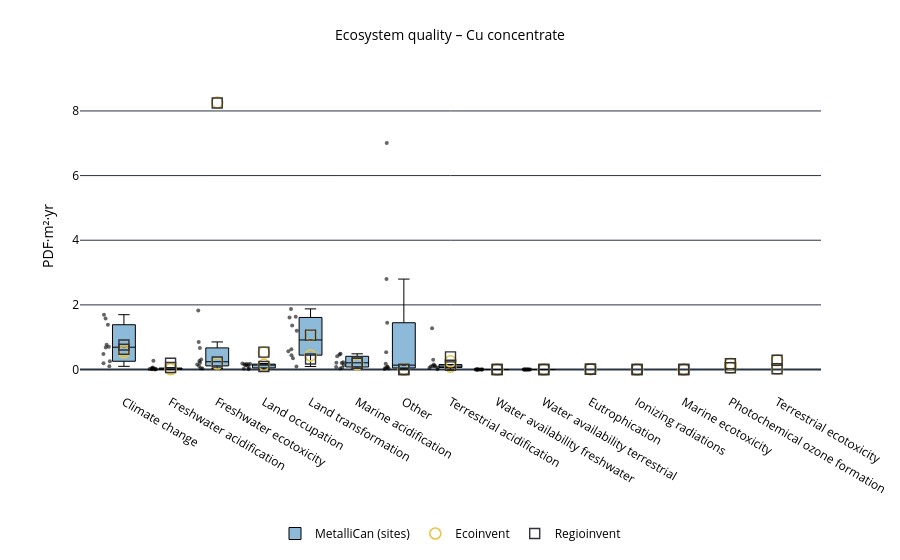

This figure's notebook cell:
### Code cell
plot_lcia_boxes_for_reference_product(
    df_eq_t,
    reference_product="Cu concentrate",
    yaxis_label="PDF·m²·yr",
    title="Ecosystem quality – Cu concentrate",
    output_html="results/Damages/boxplot_eq_cu.html"
)

### Figure 1 — Plotly figure (JSON) as saved in the notebook; plotly's stock layout.template omitted (floating-point values rounded to 4 significant figures)
{"data": [{"boxpoints": "all", "fillcolor": "rgba(31,119,180,0.5)", "hoverinfo": "text+y", "hovertext": ["Copper Mountain", "Gibraltar (Cu)", "Highland Valley (Cu)", "Mount Milligan", "Mount Polley", "Goldex (Cu)", "Kidd Creek", "LaRonde (Cu)", "New Afton", "Snow Lake (Cu)", "Copper Mountain", "Gibraltar (Cu)", "Highland Valley (Cu)", "Mount Milligan", "Mount Polley", "Goldex (Cu)", "Kidd Creek", "LaRonde (Cu)", "New Afton", "Snow Lake (Cu)", "Copper Mountain", "Gibraltar (Cu)", "Highland Valley (Cu)", "Mount Milligan", "Mount Polley", "Goldex (Cu)", "Kidd Creek", "LaRonde (Cu)", "New Afton", "Snow Lake (Cu)", "Copper Mountain", "Gibraltar (Cu)", "Highland Valley (Cu)", "Mount Milligan", "Mount Polley", "Goldex (Cu)", "Kidd Creek", "LaRonde (Cu)", "New Afton", "Snow Lake (Cu)", "Copper Mountain", "Gibraltar (Cu)", "Highland Valley (Cu)", "Mount Milligan", "Mount Polley", "Goldex (Cu)", "Kidd Creek", "LaRonde (Cu)", "New Afton", "Snow Lake (Cu)", "Copper Mountain", "Gibraltar (Cu)", "Highland Valley (Cu)", "Mount Milligan", "Mount Polley", "Goldex (Cu)", "Kidd Creek", "LaRonde (Cu)", "New Afton", "Snow Lake (Cu)", "Copper Mountain", "Gibraltar (Cu)", "Highland Valley (Cu)", "Mount Milligan", "Mount Polley", "Goldex (Cu)", "Kidd Creek", "LaRonde (Cu)", "New Afton", "Snow Lake (Cu)", "Copper Mountain", "Gibraltar (Cu)", "Highland Valley (Cu)", "Mount Milligan", "Mount Polley", "Goldex (Cu)", "Kidd Creek", "LaRonde (Cu)", "New Afton", "Snow Lake (Cu)", "Copper Mountain", "Gibraltar (Cu)", "Highland Valley (Cu)", "Mount Milligan", "Mount Polley", "Goldex (Cu)", "Kidd Creek", "LaRonde (Cu)", "New Afton", "Snow Lake (Cu)", "Copper Mountain", "Gibraltar (Cu)", "Highland Valley (Cu)", "Mount Milligan", "Mount Polley", "Goldex (Cu)", "Kidd Creek", "LaRonde (Cu)", "New Afton", "Snow Lake (Cu)"], "jitter": 0.45, "line": {"color": "black", "width": 1}, "marker": {"opacity": 0.6, "size": 4}, "name": "MetalliCan (sites)", "x": ["Climate change", "Climate change", "Climate change", "Climate change", "Climate change", "Climate change", "Climate change", "Climate change", "Climate change", "Climate change", "Freshwater acidification", "Freshwater acidification", "Freshwater acidification", "Freshwater acidification", "Freshwater acidification", "Freshwater acidification", "Freshwater acidification", "Freshwater acidification", "Freshwater acidification", "Freshwater acidification", "Freshwater ecotoxicity", "Freshwater ecotoxicity", "Freshwater ecotoxicity", "Freshwater ecotoxicity", "Freshwater ecotoxicity", "Freshwater ecotoxicity", "Freshwater ecotoxicity", "Freshwater ecotoxicity", "Freshwater ecotoxicity", "Freshwater ecotoxicity", "Land occupation", "Land occupation", "Land occupation", "Land occupation", "Land occupation", "Land occupation", "Land occupation", "Land occupation", "Land occupation", "Land occupation", "Land transformation", "Land transformation", "Land transformation", "Land transformation", "Land transformation", "Land transformation", "Land transformation", "Land transformation", "Land transformation", "Land transformation", "Marine acidification", "Marine acidification", "Marine acidification", "Marine acidification", "Marine acidification", "Marine acidification", "Marine acidification", "Marine acidification", "Marine acidification", "Marine acidification", "Other", "Other", "Other", "Other", "Other", "Other", "Other", "Other", "Other", "Other", "Terrestrial acidification", "Terrestrial acidification", "Terrestrial acidification", "Terrestrial acidification", "Terrestrial acidification", "Terrestrial acidification", "Terrestrial acidification", "Terrestrial acidification", "Terrestrial acidification", "Terrestrial acidification", "Water availability freshwater", "Water availability freshwater", "Water availability freshwater", "Water availability freshwater", "Water availability freshwater", "Water availability freshwater", "Water availability freshwater", "Water availability freshwater", "Water availability freshwater", "Water availability freshwater", "Water availability terrestrial", "Water availability terrestrial", "Water availability terrestrial", "Water availability terrestrial", "Water availability terrestrial", "Water availability terrestrial", "Water availability terrestrial", "Water availability terrestrial", "Water availability terrestrial", "Water availability terrestrial"], "y": [1.386, 1.696, 0.7635, 0.6784, 1.575, 0.7024, 0.193, 0.4796, 0.2555, 0.09855, 0.02378, 0.0628, 0.01687, 0.008412, 0.2699, 0.02105, 0.008411, 0.03217, 0.002129, 0.04606, 0.8537, 0.6693, 0.2134, 1.826, 0.2671, 0.3125, 0.1558, 0.1122, 0.04182, 0.03208, 0.1673, 0.1854, 0.1165, 0.1574, 0.1721, 0.1624, 0.02253, 0.1289, 0.05029, 0.01074, 1.876, 1.203, 1.611, 1.361, 1.636, 0.4453, 0.3513, 0.5688, 0.6264, 0.09214, 0.409, 0.4862, 0.2272, 0.2132, 0.4623, 0.2015, 0.06097, 0.1424, 0.07776, 0.02952, 2.798, 0.176, 0.0667, 7.005, 1.447, 0.04811, 0.532, 0.09505, 0.01859, 0.03271, 0.1533, 0.305, 0.09629, 0.04838, 1.28, 0.106, 0.06329, 0.1042, 0.009965, 0.1088, -2.45e-05, 9.162e-06, -2.025e-05, -8.649e-05, -2.94e-05, 1.591e-05, 9.966e-07, 2.687e-05, -7.783e-06, 4.695e-06, 0.0002668, 0.0004254, 0.0001316, 2.838e-05, 0.0003253, 0.0001296, 5.602e-06, 3.415e-05, 1.812e-05, 8.662e-06], "type": "box"}, {"hoverinfo": "text+y", "hovertext": ["Cu concentrate from Au mine", "Cu concentrate from Cu mine", "Cu concentrate from Au mine", "Cu concentrate from Cu mine", "Cu concentrate from Au mine", "Cu concentrate from Cu mine", "Cu concentrate from Au mine", "Cu concentrate from Cu mine", "Cu concentrate from Au mine", "Cu concentrate from Cu mine", "Cu concentrate from Au mine", "Cu concentrate from Cu mine", "Cu concentrate from Au mine", "Cu concentrate from Cu mine", "Cu concentrate from Au mine", "Cu concentrate from Cu mine", "Cu concentrate from Au mine", "Cu concentrate from Cu mine", "Cu concentrate from Au mine", "Cu concentrate from Cu mine", "Cu concentrate from Au mine", "Cu concentrate from Cu mine", "Cu concentrate from Au mine", "Cu concentrate from Cu mine", "Cu concentrate from Au mine", "Cu concentrate from Cu mine", "Cu concentrate from Au mine", "Cu concentrate from Cu mine", "Cu concentrate from Au mine", "Cu concentrate from Cu mine"], "marker": {"color": "#e8c547", "line": {"color": "black", "width": 1.6}, "size": 11, "symbol": "circle-open"}, "mode": "markers", "name": "Ecoinvent", "x": ["Climate change", "Climate change", "Eutrophication", "Eutrophication", "Freshwater acidification", "Freshwater acidification", "Freshwater ecotoxicity", "Freshwater ecotoxicity", "Ionizing radiations", "Ionizing radiations", "Land occupation", "Land occupation", "Land transformation", "Land transformation", "Marine acidification", "Marine acidification", "Marine ecotoxicity", "Marine ecotoxicity", "Other", "Other", "Photochemical ozone formation", "Photochemical ozone formation", "Terrestrial acidification", "Terrestrial acidification", "Terrestrial ecotoxicity", "Terrestrial ecotoxicity", "Water availability freshwater", "Water availability freshwater", "Water availability terrestrial", "Water availability terrestrial"], "y": [0.5366, 0.6159, 0.006898, 0.01106, 0.01304, 0.03058, 0.1863, 8.262, 2.142e-10, 1.299e-09, 0.1458, 0.531, 0.4379, 1.06, 0.164, 0.1837, 5.952e-07, 7.818e-06, 0.001226, 0.0006734, 0.05308, 0.1774, 0.08906, 0.2573, 0.02173, 0.2853, 2.109e-05, 3.819e-05, 3.802e-05, 7.487e-05], "type": "scatter"}, {"hoverinfo": "text+y", "hovertext": ["Cu concentrate from Au mine", "Cu concentrate from Cu mine", "Cu concentrate from Au mine", "Cu concentrate from Cu mine", "Cu concentrate from Au mine", "Cu concentrate from Cu mine", "Cu concentrate from Au mine", "Cu concentrate from Cu mine", "Cu concentrate from Au mine", "Cu concentrate from Cu mine", "Cu concentrate from Au mine", "Cu concentrate from Cu mine", "Cu concentrate from Au mine", "Cu concentrate from Cu mine", "Cu concentrate from Au mine", "Cu concentrate from Cu mine", "Cu concentrate from Au mine", "Cu concentrate from Cu mine", "Cu concentrate from Au mine", "Cu concentrate from Cu mine", "Cu concentrate from Au mine", "Cu concentrate from Cu mine", "Cu concentrate from Au mine", "Cu concentrate from Cu mine", "Cu concentrate from Au mine", "Cu concentrate from Cu mine", "Cu concentrate from Au mine", "Cu concentrate from Cu mine", "Cu concentrate from Au mine", "Cu concentrate from Cu mine"], "marker": {"color": "#30323d", "line": {"color": "black", "width": 1.4}, "size": 10, "symbol": "square-open"}, "mode": "markers", "name": "Regioinvent", "x": ["Climate change", "Climate change", "Eutrophication", "Eutrophication", "Freshwater acidification", "Freshwater acidification", "Freshwater ecotoxicity", "Freshwater ecotoxicity", "Ionizing radiations", "Ionizing radiations", "Land occupation", "Land occupation", "Land transformation", "Land transformation", "Marine acidification", "Marine acidification", "Marine ecotoxicity", "Marine ecotoxicity", "Other", "Other", "Photochemical ozone formation", "Photochemical ozone formation", "Terrestrial acidification", "Terrestrial acidification", "Terrestrial ecotoxicity", "Terrestrial ecotoxicity", "Water availability freshwater", "Water availability freshwater", "Water availability terrestrial", "Water availability terrestrial"], "y": [0.7606, 0.6264, 0.006663, 0.00935, 0.06371, 0.1962, 0.2329, 8.245, 2.491e-09, 1.297e-09, 0.09482, 0.5368, 0.3268, 1.065, 0.2344, 0.1904, 7.102e-07, 7.893e-06, 0.0009195, 0.0006569, 0.05654, 0.1797, 0.1309, 0.3906, 0.02592, 0.2881, 2.167e-05, 3.841e-05, 9.996e-05, 0.000145], "type": "scatter"}], "layout": {"title": {"font": {"color": "black", "size": 14}, "text": "Ecosystem quality – Cu concentrate", "x": 0.5}, "font": {"color": "black", "size": 12}, "yaxis": {"title": {"font": {"color": "black"}, "text": "PDF·m²·yr"}, "tickfont": {"color": "black"}}, "margin": {"l": 80, "r": 40, "t": 80, "b": 120}, "legend": {"font": {"color": "black"}, "orientation": "h", "yanchor": "bottom", "y": -0.5, "xanchor": "center", "x": 0.5}, "plot_bgcolor": "white", "paper_bgcolor": "white"}}
